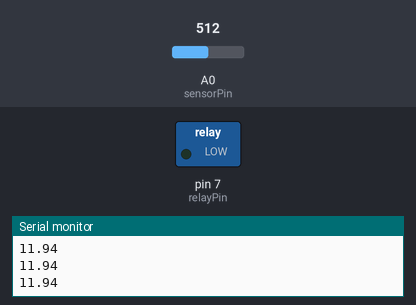
Simulated run of this sketch. Board: Arduino Uno, built with avr-gcc and run on an emulated ATmega328P. Parts: switched loads named in the sketch (green lamp = pin HIGH), the last lines printed to the serial monitor. The test bench sets the inputs (shaded band); at power-on: A0 (sensorPin) = 512.

Above: at 1.3 s.
1.4 s: A0 (sensorPin) set to 678
3.4 s: A0 (sensorPin) set to 697
At 4.8 s:
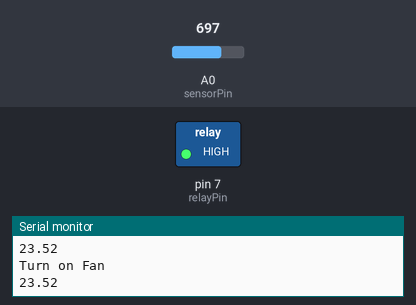
5.7 s: A0 (sensorPin) set to 511
At 8.0 s:
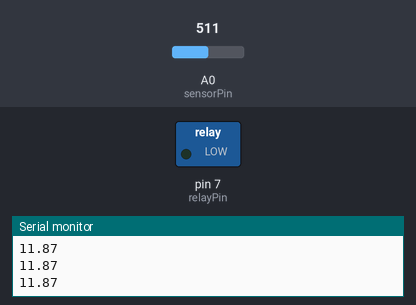
8.3 s: A0 (sensorPin) set to 716
At 10.5 s:
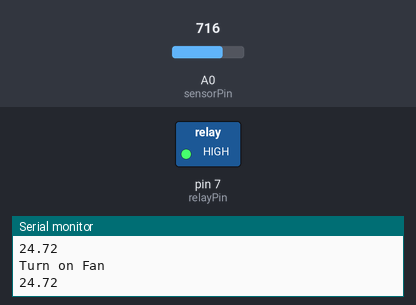
Timing chart, 0 to 11.6 s (numbered marks = the images above; inputs shaded):
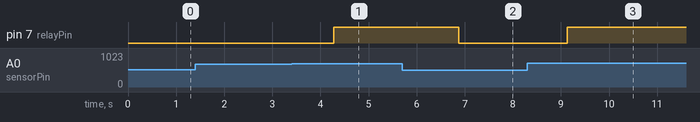

Measured:
- the behaviour switches between 688 and 689 on A0 (sensorPin) (found by bisection; images 0 and 1)
- after the input at 3.4 s, pin 7 (relayPin): LOW → HIGH after 0.87 s
- after the input at 5.7 s, pin 7 (relayPin): HIGH → LOW after 1.2 s
- after the input at 8.3 s, pin 7 (relayPin): LOW → HIGH after 0.83 s

The sketch:

thermistorv2.2.ino
```cpp
#include <math.h>

int threshold = 23;
int sensorPin = A0;
int sensorValue = 0;
int relayPin = 7;
double tempInCelcius = 0;


void setup() {
  Serial.begin(9600);
  pinMode(sensorPin, INPUT);
  pinMode(relayPin, OUTPUT);
}

void loop() {
  sensorValue =  analogRead(sensorPin);
  fan(sensorValue);
  tempInCelcius = thermistor(sensorValue);
  sensor();
}

void sensor(){
  Serial.println(tempInCelcius);
  delay(sensorValue);
}

void fan(int sensorValue){

    if(tempInCelcius > threshold){
    Serial.println("Turn on Fan");
    digitalWrite(relayPin,HIGH);
  }

  else if(tempInCelcius < threshold){
    digitalWrite(relayPin,LOW);
  }
}

double thermistor(int sensorValue){
  double temp;

  temp= log(10000.0*((1441.0/sensorValue-1)));

  temp = 1/(0.001129148 + (0.000234125 +(0.0000000876741 *temp* temp))*temp);
  temp =temp - 273.15;
  return temp;
}
```
